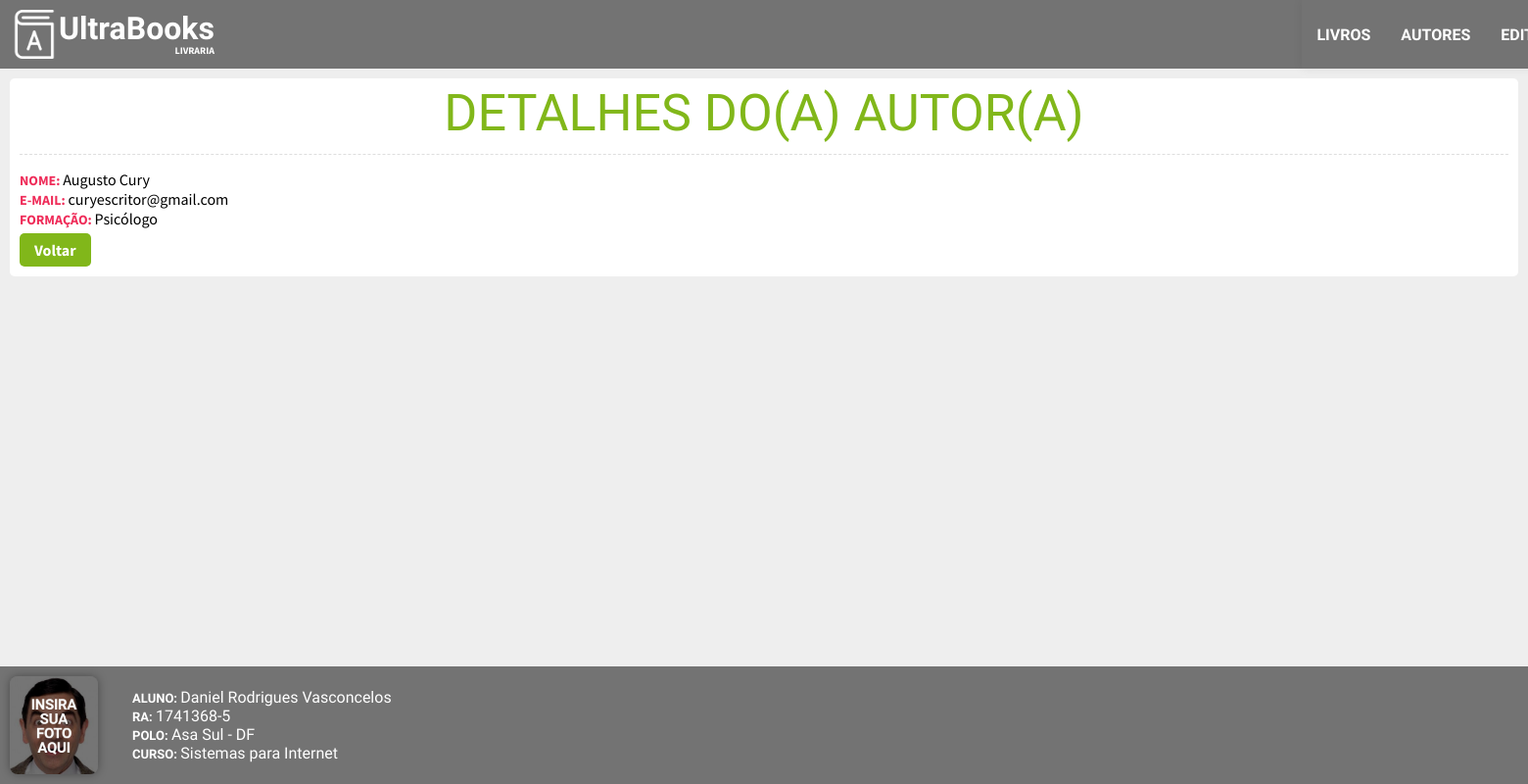
The page /controller/autores.php?acao=detalhes&id=3 on the database its author committed.
### tables this page shows
CREATE TABLE `autor` (
  `id` int(11) NOT NULL,
  `nome` varchar(255) NOT NULL,
  `email` varchar(255) NOT NULL,
  `formacao` varchar(255) NOT NULL,
  `foto` varchar(255) NOT NULL
);

### controller/autores.php (called while the page is built, shortened)
<?php
class autores{
    private function getDetalhes(){
        include("../model/conexao.php");
        $id = $_GET["id"];
        $query = $conectar->query("SELECT * FROM autor WHERE id = $id");
        $dados = $query->fetch_assoc();
        return $dados;
    }
    public function exibirView(){
        if(isset($_GET["acao"])){
            switch($_GET["acao"]) {
                case "detalhes":
                    $autor = $this->getDetalhes();
                    break;
            }
        }   else {
            $autores = $this->listarAutores();
            $conteudo = "../view/autores/lista.php";
        }
        include("../view/view.php");
    }
}
$autores = new autores;
$autores->exibirView();
?>

### view/autores/detalhes.php (the view)
<section id="conteudo">
	<header class="column">
		<h1>Detalhes do(a) autor(a)</h1>
	</header>
	<div class="detalhes">
		<ul>
			<li><b>Nome: </b><?=$autor["nome"];?></li>
			<li><b>E-mail: </b><?=$autor["email"];?></li>
			<li><b>Formação: </b><?=$autor["formacao"];?></li>
		</ul>
	</div>
	<div class="ferramentas">
		<a href="autores.php" class="botao">Voltar</a>
	</div>
</section>

### css/estilos.css (style rules this page uses)
html { height: 100%; box-sizing: border-box; }
*, *:before, *:after { box-sizing: inherit; }
body { margin: 0; padding: 0; background: #EEE; font-family: 'Source Sans Pro', sans-serif; min-height: 100%; position: relative; }
h1, h2, h3, h4, h5, h6 { margin: 0; padding: 0; line-height: 100%; }
ul, li { margin: 0; padding: 0; list-style: none; }
a,a:hover,a:focus,a:visited { text-decoration: none; color:inherit }
.botao, input, button, select { font-family: 'Source Sans Pro', sans-serif; font-size: 16px; border-radius: 5px; background: #FFF; }
.botao { border: none !important; background: #81B71A; padding: 7px 15px; font-weight: bold; color: #FFF !important; cursor: pointer; box-shadow: 0 0 0px transparent; transition: background 500ms, box-shadow 500ms; align-self: center; }
#conteudo { margin: 10px; padding: 10px; background: #FFF; border-radius: 5px; }
.column { flex-direction: column !important; }
#conteudo header { padding-bottom: 15px; margin-bottom: 15px; border-bottom: 1px dashed #dedede; display: flex; }
#conteudo header h1 { font-size: 52px; text-align: center; text-transform: uppercase; font-weight: normal; font-family: 'Dosis', sans-serif; color: #81B71A; }
#conteudo .detalhes { display: flex; }
#conteudo .detalhes ul b { color: #ef2c59; font-size: 14px; text-transform: uppercase; }
.ferramentas { margin-top: 5px; display: flex; }
.ferramentas .botao { margin-right: 5px; }

### rows shown on the page
autor: nome "Augusto Cury", email "curyescritor@gmail.com", formacao "Psicólogo"
